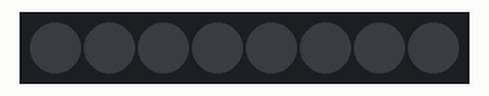
Recording of a sketch running on a simulated Arduino Uno, built with avr-gcc and run on an emulated ATmega328P. On the bench: 8 RGB LEDs in strip order, left to right. Dim RGB values are drawn brighter than linear; the strip is taken to match the declared colour order.

Above: at 0.1 s.
At 2.1 s:
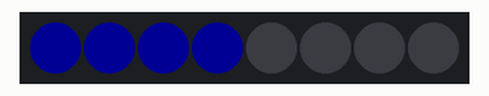
At 4.1 s:
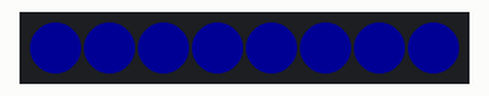
At 6.1 s:
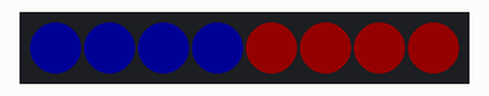
At 8.1 s:
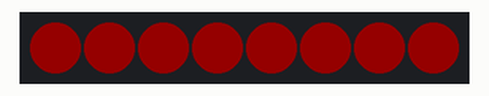
At 8.6 s:
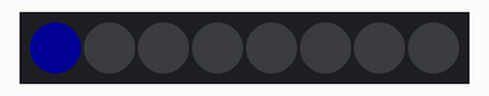
Timing chart, 0 to 40.0 s (numbered marks = the images above):
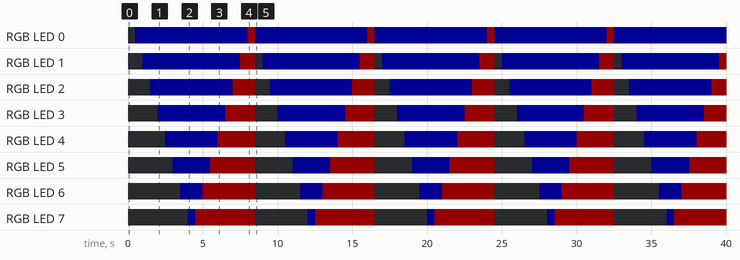

The sketch:

Neopixel_royo_y_azul.ino
```cpp
#include <Adafruit_NeoPixel.h>    //Se incluye la librería NeoPixel
Adafruit_NeoPixel tira = Adafruit_NeoPixel(8, 2, NEO_RGB + NEO_KHZ800);   //Se crea un objeto del tipop NeoPixel con el nombre de "tira",con los siguientes 3 parametros
//Primer paramaetro=cantidad de la pixeles en la tira
//Segundo parametro= pin de conexión a arduino
//Tercer parametro
// NEO_KHZ800  800 KHz velocidad de datos(WS2812 y nuevos)
// NEO_KHZ400  400KHz velocidad de datos(WS2811 y nuevos)
//NEO_GRB flujo de datos en orden GRB (WS2812 y nuevos)
//NEO_RGB flujo de datos en orden RGB (versiones más antiguas)
void setup() {
  tira.begin();   //Se inicializa con el begin y con el show
  tira.show();
}

void loop() {
  tira.setBrightness(20);   //Se ajusta el brillo de la tira
  for(int i = 0; i < 8; i++){   //Se inicia un bucle for para empezar desde el pirmer pixel hasta el ultimo(los enciende y los mantiene encendidos)
    tira.setPixelColor(i,0,0,255);//Se empieza desde cero y se enciende el color azul
    delay(500);   //Con demora de medio segundo
    tira.show(); //Se muestra lo que está escrito en el programa
  }
  tira.setBrightness(20); //Se ajusta el brillo global de la tira
  for(int i = 7; i >=0; i--){   //Se decrementa desde el ultimo led hasta el principio
    tira.setPixelColor(i,255,0,0);    //Se enciende el led rojo
    delay(500);   //Con una demora de medio segundo
    tira.show();    //Se muestra lo que está escrito en el programa
  }
  tira.clear();   //Se limpia todo
}
```

Measured:
- by itself, RGB LED 0: alternates RGB(20, 0, 0) for 0.50 s and RGB(0, 0, 20) for 7.5 s
- by itself, RGB LED 1: repeats every 8.0 s: RGB(20, 0, 0) 1.0 s, off 0.50 s, RGB(0, 0, 20) 6.5 s
- by itself, RGB LED 2: repeats every 8.0 s: RGB(20, 0, 0) 1.5 s, off 1.0 s, RGB(0, 0, 20) 5.5 s
- by itself, RGB LED 3: repeats every 8.0 s: RGB(20, 0, 0) 2.0 s, off 1.5 s, RGB(0, 0, 20) 4.5 s
- by itself, RGB LED 4: repeats every 8.0 s: RGB(20, 0, 0) 2.5 s, off 2.0 s, RGB(0, 0, 20) 3.5 s
- by itself, RGB LED 5: repeats every 8.0 s: RGB(20, 0, 0) 3.0 s, off 2.5 s, RGB(0, 0, 20) 2.5 s
- by itself, RGB LED 6: repeats every 8.0 s: RGB(20, 0, 0) 3.5 s, off 3.0 s, RGB(0, 0, 20) 1.5 s
- by itself, RGB LED 7: repeats every 8.0 s: RGB(20, 0, 0) 4.0 s, off 3.5 s, RGB(0, 0, 20) 0.50 s
